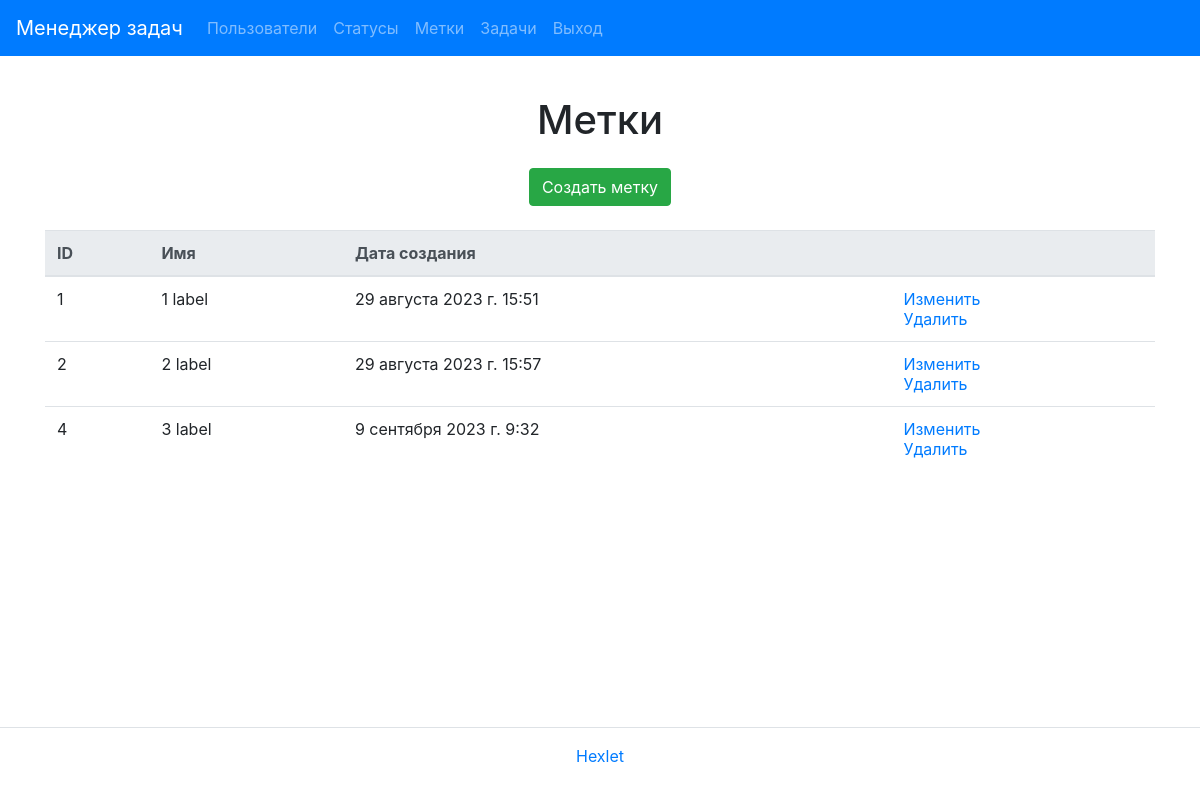
/labels/ (signed in), run on an earlier commit of the app's database.
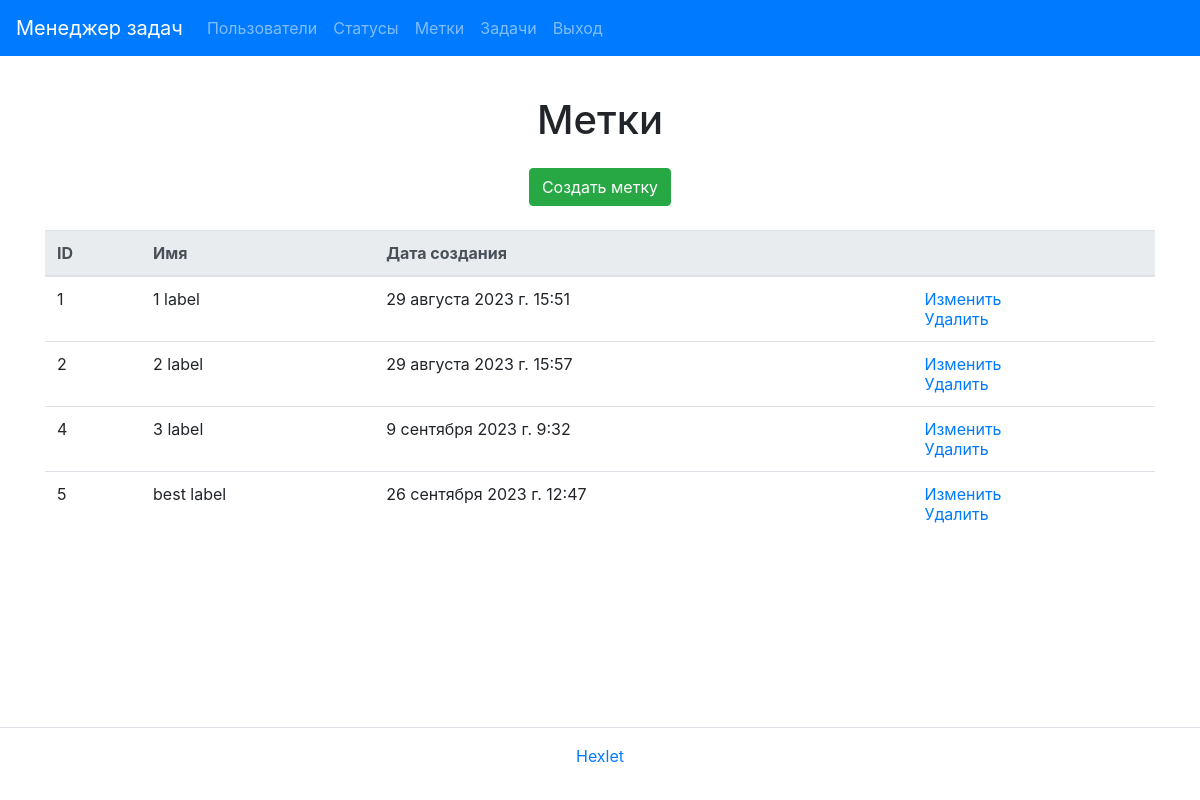
And on a later commit of the database.
### task_manager/labels/models.py (models this page shows, shortened)
class Label(models.Model):
    name = models.CharField(max_length=30)
    created_at = models.DateTimeField(auto_now_add=True)

### task_manager/labels/views.py (the view)
# urls.py: path('', LabelList.as_view(), name='label_index'),
class LabelList(UserLoginMixin, ListView):
    model = Label
    template_name = 'labels/index.html'
    context_object_name = 'labels'

### task_manager/templates/labels/index.html
{% extends "base.html" %}
{% load i18n %}
{% block content %}
<div class="container">
  <h1 class="my-4 text-center">{% trans "Labels" %}</h1>
  <div class="d-flex justify-content-center mt-3 mb-0">
    <a class="btn btn-success btn-md" href="{% url 'label_create' %}">{% trans "Create label" %}</a>
  </div>
  <table class="table table-lg-responsive table-hover mt-4">
    <thead class="thead-light">
        <tr>
            <th>{% trans "ID" %}</th>
            <th>{% trans "Name" %}</th>
            <th>{% trans "Creation date" %}</th>
            <th></th>
        </tr>
    </thead>
        {% if labels %}
        <tbody>
            {% for label in labels %}
            <tr>
                <td>{{ label.id }}</td>
                <td>{{ label.name }}</td>
                <td>{{ label.created_at }}</td>
                <td>
                    <a href="{% url 'label_update' label.id %}">{% trans "Modify" %}</a>
                    <br>
                    <a href="{% url 'label_delete' label.id %}">{% trans "Delete" %}</a>
                </td>
            </tr>
            {% endfor %}
        {% endif %}
        </tbody>
  </table>
</div>
{% endblock %}

What changed in the data, as far as the page shows it:
added Label: id "5", name "best label", created_at "26 сентября 2023 г. 12:47"
